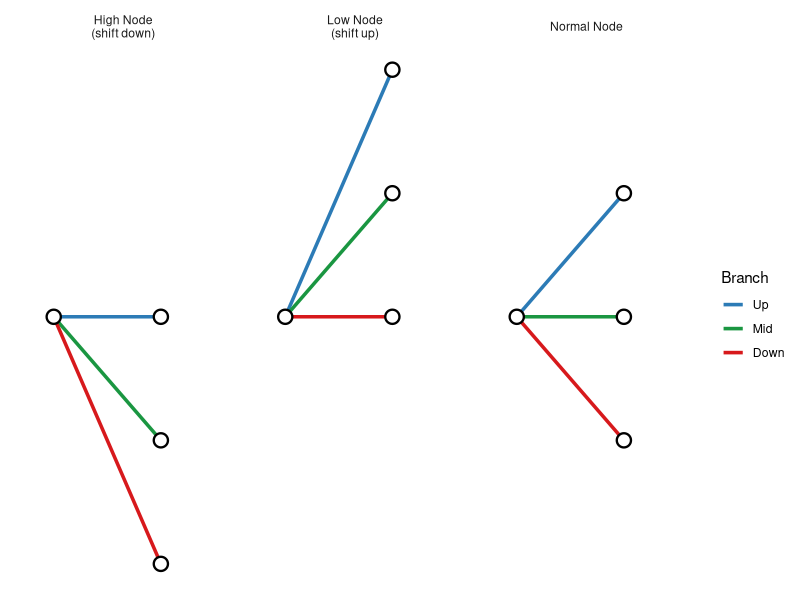
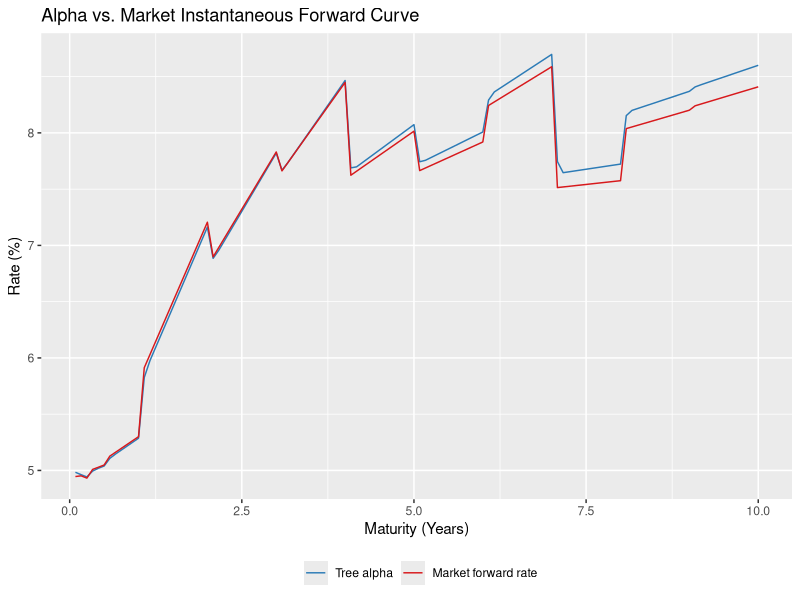
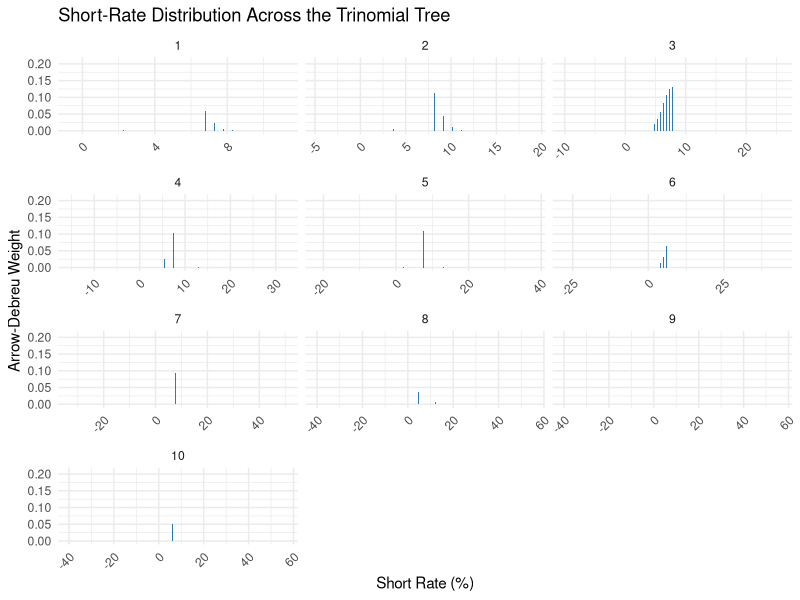
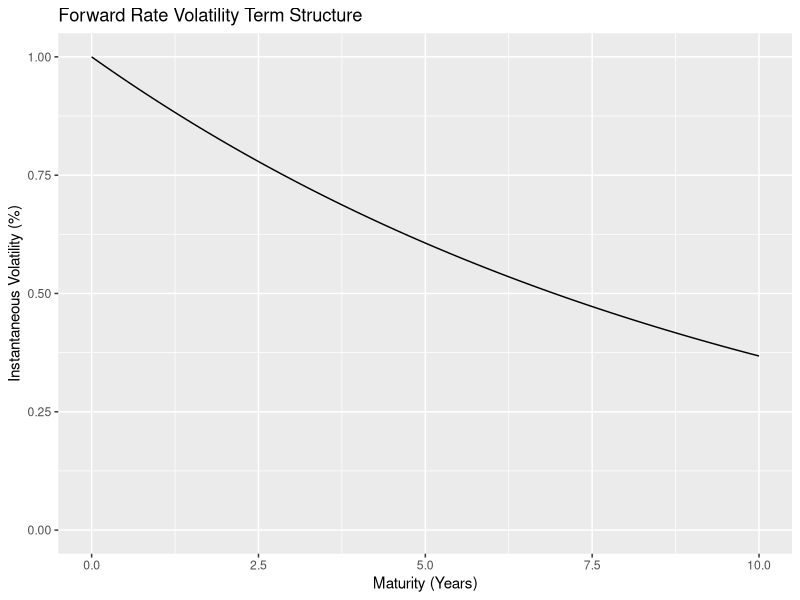
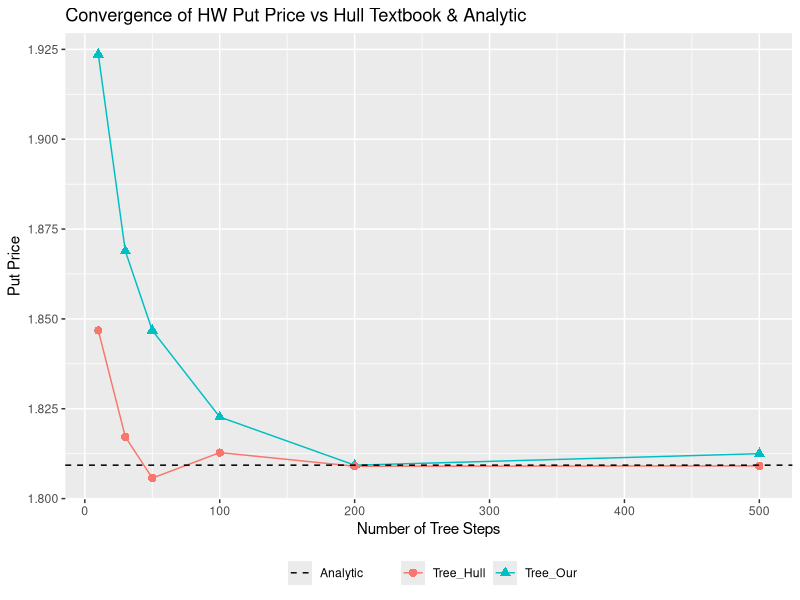

These charts were generated, in order, by the following R code:
## ---- chunk 1
#| label: loading-libraries
#| warning: false
#| output: false

library(dplyr) # for data manipulation
library(tidyr) # for data manipulation
library(ggplot2) # to draw charts
## ---- chunk 2
#| label: trinomial-demo
#| fig-cap: "Branching geometry for the three node types in the Hull-White trinomial tree."

# Build a tidy data frame describing all three branching geometries
node_types <- list(
  list(label = "Normal Node",       shifts = c(1, 0, -1)),
  list(label = "High Node\n(shift down)", shifts = c(0, -1, -2)),
  list(label = "Low Node\n(shift up)",    shifts = c(2,  1,  0))
)
probs  <- c(1/6, 2/3, 1/6)
colors <- c("#2c7bb6", "#1a9641", "#d7191c")
branch_labels <- factor(c("Up", "Mid", "Down"), levels = c("Up", "Mid", "Down"))

segments_df <- do.call(rbind, lapply(node_types, function(nt) {
  data.frame(
    panel  = nt$label,
    branch = branch_labels,
    x      = 0, xend = 1,
    y      = 0, yend = nt$shifts * 0.8,
    prob   = probs,
    color  = colors,
    stringsAsFactors = FALSE
  )
}))

nodes_df <- do.call(rbind, lapply(node_types, function(nt) {
  data.frame(
    panel = nt$label,
    x     = c(0, rep(1, 3)),
    y     = c(0, nt$shifts * 0.8),
    stringsAsFactors = FALSE
  )
}))

ggplot() +
  geom_segment(
    data = segments_df,
    aes(x = x, xend = xend, y = y, yend = yend, color = branch),
    linewidth = 1.2
  ) +
  geom_point(
    data = nodes_df,
    aes(x = x, y = y),
    shape = 21, fill = "white", color = "black", size = 4, stroke = 1.2
  ) +
  scale_color_manual(values = setNames(colors, branch_labels), name = "Branch") +
  facet_wrap(~panel, ncol = 3) +
  xlim(-0.3, 1.6) +
  theme_minimal(base_size = 11) +
  theme(
    axis.text  = element_blank(),
    axis.ticks = element_blank(),
    axis.title = element_blank(),
    panel.grid = element_blank()
  )
## ---- chunk 3
#| label: tree-params

# ── Model parameters ──────────────────────────────────────────────────────────
a     <- 0.10      # mean-reversion speed
sigma <- 0.01      # short rate volatility
T_mat <- 10        # tree horizon in years

# ── Yield curve ─-------------------------------------------------─────────────
# Zero curve with all rates continuously compounded, actual/365
zero_curve_data <- data.frame(
    "Maturity" = c("3 days","1 month","2 months","3 months","6 months","1 year","2 years","3 years","4 years","5 years","6 years","7 years","8 years","9 years","10 years"),
    "Days"     = c(3,31,62,94,185,367,731,1096,1461,1826,2194,2558,2922,3287,3653),
    "Rate"     = c(5.01772,4.98284,4.97234,4.96157,4.99058,5.09389,5.79733,6.30595,6.73464,6.94816,7.08807,7.27527,7.30852,7.39790,7.49015)
)

# Perform linear interpolation between observed rates to output rates at the time points needed by our discretisation
yield_curve <- function(t, curve_data = zero_curve_data) {
  # 1. Convert data days to years (Act/365)
  x_days_to_years <- curve_data$Days / 365
  
  # 2. Convert percentage rates to decimals (e.g., 5.01772 -> 0.0501772)
  y_rates_decimal <- curve_data$Rate / 100
  
  # 3. Perform linear interpolation
  # rule = 2 ensures that if t is slightly outside the boundary (e.g., t = 0), 
  # it uses flat extrapolation instead of returning NA.
  interpolated_rates <- approx(
    x = x_days_to_years, 
    y = y_rates_decimal, 
    xout = t, 
    method = "linear", 
    rule = 2
  )$y
  
  return(interpolated_rates)
}
## ---- chunk 4
#| label: tree-functions

# Compute branching probabilities and branch displacements for a node at x
# j = integer index of the node (x = j * dx)
# Returns: list(shift, pu, pm, pd)
#   shift = integer offset of middle branch relative to current node
branch_probs <- function(j, a, dt, dx) { # dt and dx passed explicitly; no globals
  M <- -a * j * dt        # scaled drift

  # Determine branching type based on drift magnitude
  jmax <- floor(0.816 / (a * dt))  # sqrt(2/3) = 0.81649

  if (j >= jmax) {
    # High node: branches go to j, j-1, j-2 (downward shift)
    shift <- -1   # middle branch lands one step below current
    pu  <-  7/6 + (M^2 + 3*M) / 2
    pm  <-  -1/3 - M^2 - 2*M
    pd  <-  1/6 + (M^2 + M) / 2
  } else if (j <= -jmax) {
    # Low node: branches go to j+2, j+1, j (upward shift)
    shift <- 1
    pu  <-  1/6 + (M^2 - M) / 2
    pm  <-  -1/3 - M^2 + 2*M
    pd  <-  7/6 + (M^2 - 3*M) / 2
  } else {
    # Normal node: branches go to j+1, j, j-1
    shift <- 0
    pu  <- 1/6 + (M^2 + M) / 2
    pm  <- 2/3 - M^2
    pd  <- 1/6 + (M^2 - M) / 2
  }

  list(shift = shift, pu = pu, pm = pm, pd = pd)
}

# Helper: coalesce NA/NULL to a default value
`%||%` <- function(x, y) if (is.null(x) || is.na(x)) y else x

build_hw_tree <- function(N_steps, T_mat, a, sigma, yield_fn) {
  dt    <- T_mat / N_steps
  dx    <- sigma * sqrt(3 * dt)
  alpha <- numeric(N_steps)
  
  Q_list  <- vector("list", N_steps + 1)
  br      <- vector("list", N_steps)
  Q_cur   <- c("0" = 1.0)
  Q_list[[1]] <- Q_cur

  for (i in seq_len(N_steps)) {
    # 1. Solve for alpha[i] using Q at step i-1 (i.e. Q_cur)
    js     <- as.integer(names(Q_cur))
    sum_Qd <- sum(as.numeric(Q_cur) * exp(-js * dx * dt))
    P_tgt  <- exp(-yield_fn(i * dt) * i * dt)
    alpha[i] <- log(sum_Qd / P_tgt) / dt

    # 2. Propagate Q forward, discounting by the FULL short rate r(i-1, j) = j*dx + alpha[i]
    Q_nxt <- c()
    for (nm in names(Q_cur)) {
      j    <- as.integer(nm)
      q    <- Q_cur[nm]
      bp   <- branch_probs(j, a, dt, dx)
      disc <- exp(-(j * dx + alpha[i]) * dt)
      tgts <- c(j + bp$shift + 1L, j + bp$shift, j + bp$shift - 1L)
      prbs <- c(bp$pu, bp$pm, bp$pd)
      for (k in 1:3) {
        jj        <- as.character(tgts[k])
        Q_nxt[jj] <- (Q_nxt[jj] %||% 0) + disc * q * prbs[k]
      }
      br[[i]][[nm]] <- bp
    }
    Q_cur           <- Q_nxt
    Q_list[[i + 1]] <- Q_cur
  }

  list(
    Q_list   = Q_list,
    branches = br,
    alpha    = alpha,
    N_steps  = N_steps, dt = dt, dx = dx,
    # Short rate at node (i, j):  r(i,j) = j*dx + alpha[i]
    r_node   = function(i, j) j * dx + alpha[i]   # closes over this tree's dx and alpha
  )
}
## ---- chunk 5
#| label: build-x-tree

# Q[step][[j]] = Arrow-Debreu price: present value of $1 paid iff the process
# is at node j at time step i. We propagate forward using the x-process short
# rate (j*dx*dt) as the discount rate at each node.
hw        <- build_hw_tree(N_steps=120, T_mat=10, a, sigma, yield_curve)
Q_current <- hw$Q_list[[121]]

cat("Nodes at final time step:", length(Q_current), "\n")
cat("Node indices range:", min(as.integer(names(Q_current))),
    "to", max(as.integer(names(Q_current))), "\n")
cat("Sum of Arrow-Debreu prices at final step:",
    round(sum(Q_current), 6), "\n")
## ---- chunk 6
#| label: fit-alpha

# Compute instantaneous forward rates from the yield curve by finite difference
# f(0,t) ≈ -d/dt ln P(0,t) = d/dt [y(t)*t], approximated numerically
t_steps <- (seq_len(hw$N_steps) ) * hw$dt          # time points for each alpha value
t_fwd   <- t_steps                         
h       <- 1e-5                            # small bump for finite difference
fwd_rates <- (yield_curve(t_fwd + h) * (t_fwd + h) - yield_curve(t_fwd) * t_fwd) / h

data.frame(
  t     = t_steps,
  alpha = hw$alpha,
  fwd   = fwd_rates
) %>%
  tidyr::pivot_longer(cols = c(alpha, fwd), names_to = "Series", values_to = "Rate") %>%
  ggplot(aes(x = t, y = Rate * 100, color = Series)) +
  geom_line() +
  scale_color_manual(
    values = c(alpha = "#2c7bb6", fwd = "#d7191c"),
    labels = c(alpha = "Tree alpha", fwd = "Market forward rate")
  ) +
  labs(
    x = "Maturity (Years)",
    y = "Rate (%)",
    title = "Alpha vs. Market Instantaneous Forward Curve",
    color = ""
  ) +
  theme(legend.position = "bottom")

## ---- chunk 7
#| label: visualise-tree
#| fig-cap: "Distribution of short rates across trinomial tree nodes at multiple time horizons. Each bar's height represents the Arrow-Debreu probability of reaching that rate level."

steps_to_plot <- 12*(1:10)   # 1 year, 2 years, 3 years, etc. (at N_steps=120)

dist_df <- do.call(rbind, lapply(steps_to_plot, function(s) {
  Q_s   <- hw$Q_list[[s + 1]]
  js    <- as.integer(names(Q_s))
  rates <- as.numeric(sapply(js, function(j) hw$r_node(s, j)))
  probs <- as.numeric(Q_s) / sum(as.numeric(Q_s))
  data.frame(
    horizon   = s/12, # in years
    rate_pct  = rates * 100,
    weight    = probs
  )
}))

ggplot(dist_df, aes(x = rate_pct, y = weight)) +
  geom_col(fill = "#2c7bb6", width = 0.03) +
  facet_wrap(~horizon, ncol = 3, scales = "free_x") +
  labs(
    x = "Short Rate (%)",
    y = "Arrow-Debreu Weight",
    title = "Short-Rate Distribution Across the Trinomial Tree"
  ) +
  theme_minimal(base_size = 11) +
  theme(axis.text.x = element_text(angle = 45, hjust = 1))
## ---- chunk 8
#| label: zcb-pricing

# Price a zero-coupon bond maturing at step M_step (< N)
price_zcb_tree <- function(M_step, tree) {

  # Terminal payoff: named vector of 1s, keyed by node index at M_step
  node_names <- names(tree$Q_list[[M_step + 1]])
  V <- setNames(rep(1.0, length(node_names)), node_names)

  for (i in (M_step - 1):0) {
    Q_i   <- tree$Q_list[[i + 1]]
    V_new <- setNames(numeric(length(Q_i)), names(Q_i))

    for (nm in names(Q_i)) {
      j   <- as.integer(nm)
      bp  <- branch_probs(j, a, tree$dt, tree$dx)

      j_up  <- as.character(j + bp$shift + 1L)
      j_mid <- as.character(j + bp$shift)
      j_dn  <- as.character(j + bp$shift - 1L)

      # Use 0 for any node that doesn't exist in V (boundary nodes)
      Vup  <- if (j_up  %in% names(V)) V[j_up]  else 0
      Vmid <- if (j_mid %in% names(V)) V[j_mid] else 0
      Vdn  <- if (j_dn  %in% names(V)) V[j_dn]  else 0

      r_ij      <- tree$r_node(i+1, j)
      V_new[nm] <- exp(-r_ij * tree$dt) * (bp$pu * Vup + bp$pm * Vmid + bp$pd * Vdn)
    }
    V <- V_new
  }

  V["0"]
}

# Compute tree prices for a grid of maturities
t_yrs <- 1:10 # in years

# Passing in step numbers at which to pull tree prices,
# chose N=120 earlier for monthly steps so each year is at 12 step intervals
tree_prices <- sapply(t_yrs*12, function(m) {price_zcb_tree(m, hw)}) 
market_prices <- exp(-yield_curve(t_yrs) * t_yrs) # P = exp(-r*T), P(0,T) from zero curve

cat("Zero-coupon bond prices: tree vs market\n")
df_zcb <- data.frame(
  Maturity_yr  = round(t_yrs, 2),
  Tree_Price   = round(tree_prices, 6),
  Market_Price = round(market_prices, 6),
  Error_bp     = round(abs(tree_prices - market_prices) * 10000, 2)
)
print(df_zcb, row.names = FALSE)
## ---- chunk 9
#| label: volatility-decay

# Visualize Hull-White forward rate volatility decay
maturities <- seq(0, 10, length.out = 100)
vol_decay  <- sigma * exp(-a * maturities)

data.frame(maturities, vol_decay) %>%
    ggplot(aes(x = maturities, y = vol_decay*100)) +
    geom_line() +
    coord_cartesian(ylim = c(0, 1)) +
    labs(x = "Maturity (Years)", 
         y = "Instantaneous Volatility (%)",
         title = "Forward Rate Volatility Term Structure")
## ---- chunk 10
#| label: hull-textbook-comparison

hull_textbook_answers <- data.frame(
  Steps    = c(10, 30, 50, 100, 200, 500),
  Tree     = c(1.8468, 1.8172, 1.8057, 1.8128, 1.8090, 1.8091),
  Analytic = 1.8093
)

# ── Price a European put on a ZCB using backward induction ────────────────────
# option expires at step opt_step; underlying ZCB matures at step bond_step
price_zcb_put <- function(tree, opt_step, bond_step, strike) {
  dt_   <- tree$dt
  Q_all_ <- tree$Q_list

  # Step 1: price the ZCB at option expiry by backward induction from bond_step
  V_bond <- Q_all_[[bond_step + 1]]
  V_bond[] <- 1.0
  for (i in (bond_step - 1):opt_step) {
    Q_i   <- Q_all_[[i + 1]]
    V_new <- setNames(numeric(length(Q_i)), names(Q_i))
    for (nm in names(Q_i)) {
      j   <- as.integer(nm)
      bp  <- branch_probs(j, a, tree$dt, tree$dx)
      tgts <- c(j + bp$shift + 1L, j + bp$shift, j + bp$shift - 1L)
      prbs <- c(bp$pu, bp$pm, bp$pd)
      Vs   <- sapply(as.character(tgts),
                     function(k) if (!is.na(V_bond[k])) V_bond[k] else 0)
      r_ij       <- tree$r_node(i+1, j)
      V_new[nm]  <- exp(-r_ij * dt_) * sum(prbs * Vs)
    }
    V_bond <- V_new
  }

  # Step 2: put payoff at option expiry = max(strike - ZCB_price, 0) / face
  # ZCB prices at opt_step are in V_bond; face value = 100, strike = 63 => /100
  V_opt <- setNames(
    pmax(strike / 100 - as.numeric(V_bond), 0),
    names(V_bond)
  )

  # Step 3: discount put payoff back to time 0
  for (i in (opt_step - 1):0) {
    Q_i   <- Q_all_[[i + 1]]
    V_new <- setNames(numeric(length(Q_i)), names(Q_i))
    for (nm in names(Q_i)) {
      j   <- as.integer(nm)
      bp  <- branch_probs(j, a, tree$dt, tree$dx)
      tgts <- c(j + bp$shift + 1L, j + bp$shift, j + bp$shift - 1L)
      prbs <- c(bp$pu, bp$pm, bp$pd)
      Vs   <- sapply(as.character(tgts),
                     function(k) if (!is.na(V_opt[k])) V_opt[k] else 0)
      r_ij       <- tree$r_node(i+1, j)
      V_new[nm]  <- exp(-r_ij * dt_) * sum(prbs * Vs)
    }
    V_opt <- V_new
  }

  # Price at root, scaled back to face = 100
  as.numeric(V_opt["0"]) * 100
}

# ── Run across all step counts ────────────────────────────────────────────────
# Option: 3-yr European put, underlying: 9-yr ZCB, strike = 63, face = 100
tree_put_prices <- sapply(hull_textbook_answers$Steps, function(n) {
  tr        <- build_hw_tree(n, T_mat, a, sigma, yield_curve)
  opt_step  <- round(3 / (T_mat / n))   # step corresponding to 3 yrs
  bond_step <- round(9 / (T_mat / n))   # step corresponding to 9 yrs
  price_zcb_put(tr, opt_step, bond_step, strike = 63)
})

results_df <- data.frame(
  Steps    = hull_textbook_answers$Steps,
  Tree_Our = round(tree_put_prices, 4),
  Tree_Hull = hull_textbook_answers$Tree,
  Analytic  = hull_textbook_answers$Analytic
)

cat("Three-year European put on 9-year ZCB (strike = 63, face = 100)\n")
print(results_df, row.names = FALSE)

# Visualise convergence
results_df %>%
  tidyr::pivot_longer(cols = c(Tree_Our, Tree_Hull),
                      names_to = "Source", values_to = "Price") %>%
  ggplot(aes(x = Steps, y = Price, color = Source, shape = Source)) +
  geom_line() +
  geom_point(size = 2.5) +
  geom_hline(aes(yintercept = Analytic, linetype = "Analytic"),
             data = results_df[1, ], color = "black") +
  scale_linetype_manual(name = "", values = "dashed") +
  scale_color_manual(values = c(Tree_Hull = "#f8766d", Tree_Our = "#00bfc4")) +
  labs(
    x = "Number of Tree Steps",
    y = "Put Price",
    color = "", shape = "",
    title = "Convergence of HW Put Price vs Hull Textbook & Analytic"
  ) +
  theme(legend.position = "bottom")
